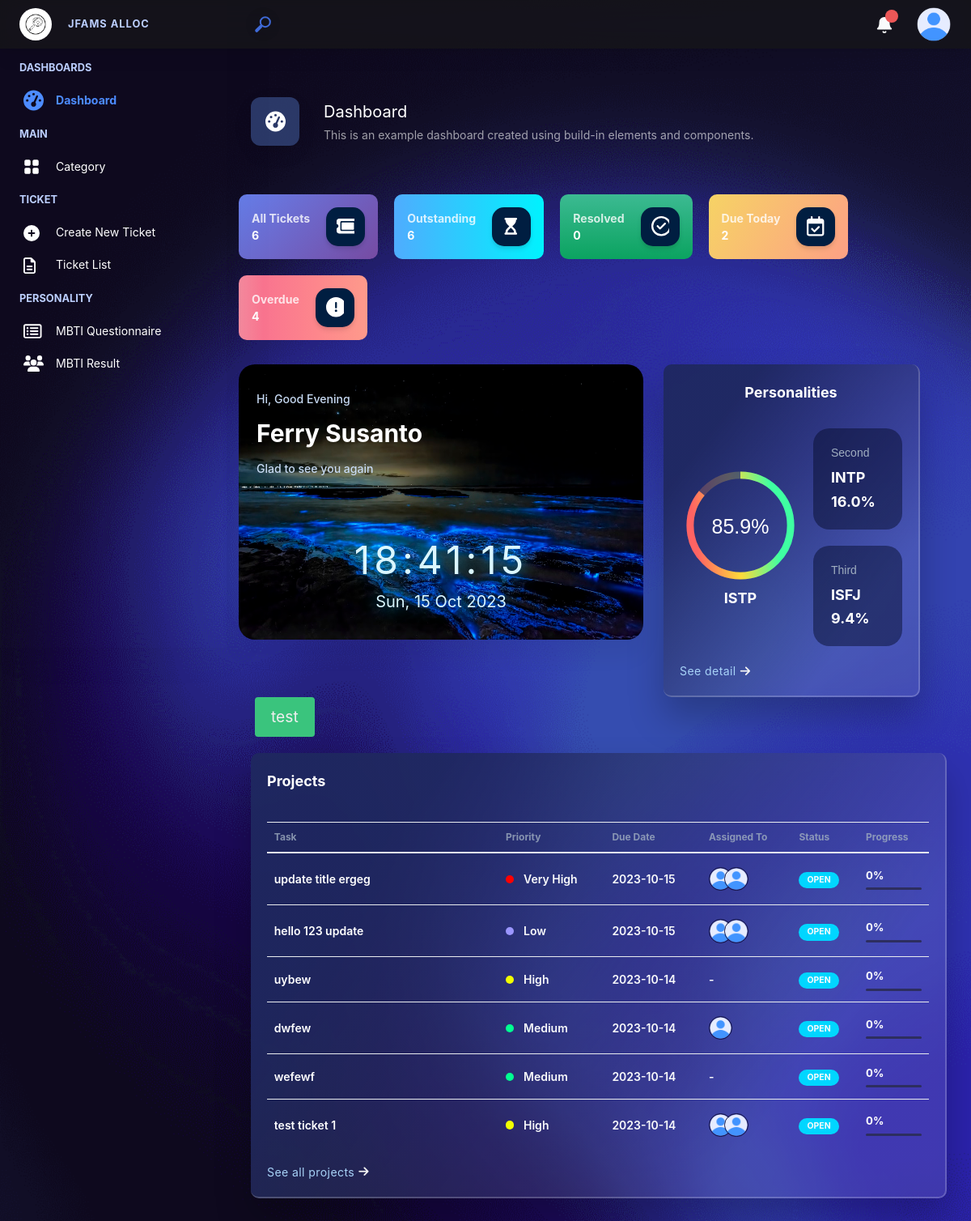
Page / (signed in) on the earlier database version.
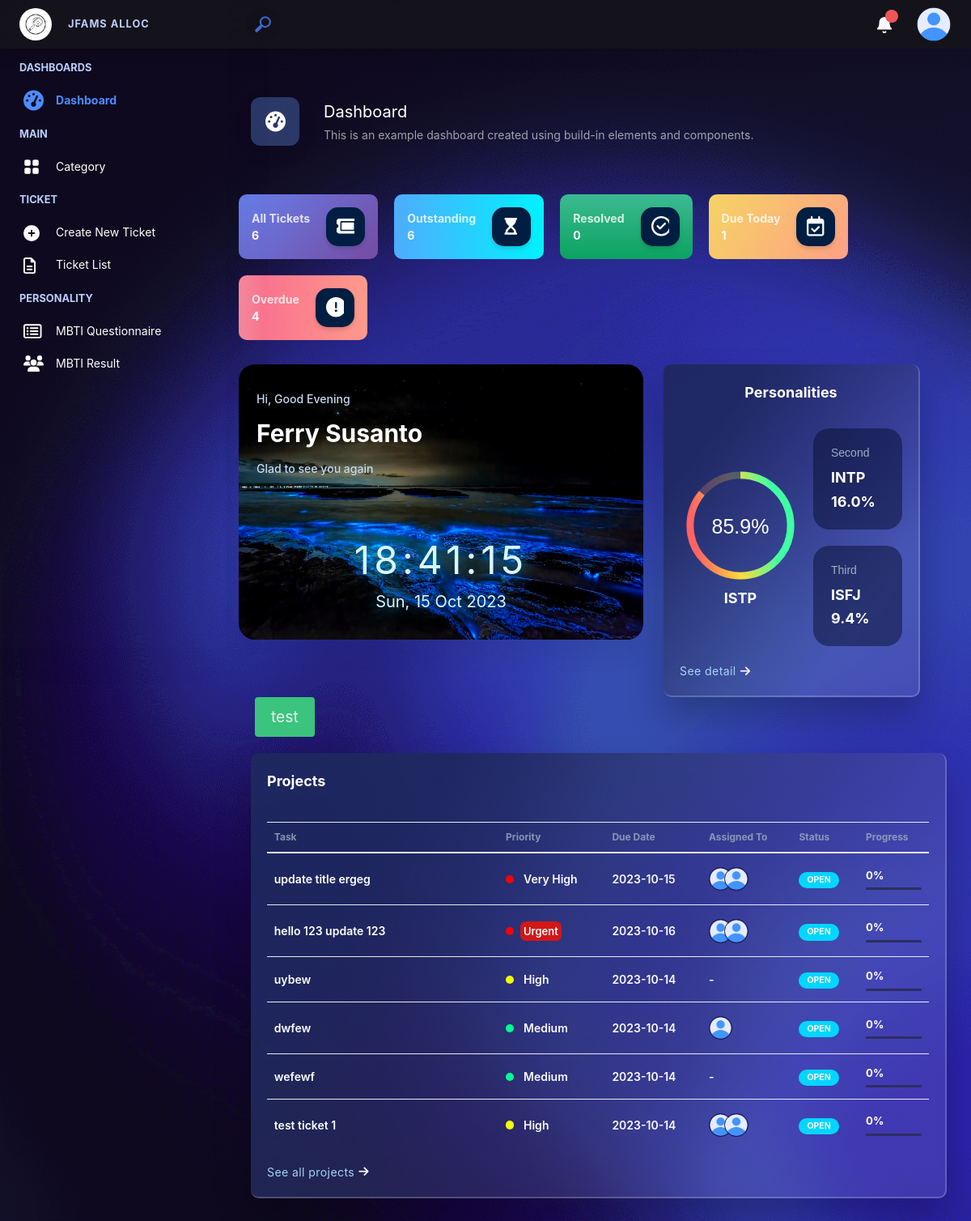
Same page on the later database version.
### capstone/models.py (models this page shows, shortened)
class Ticket(models.Model):
    ticket_title = models.CharField(max_length=80)
    description = models.TextField()
    category = models.ForeignKey(Category, on_delete=models.CASCADE, related_name="ticket_category", null=True)
    priority = models.IntegerField(default=1, choices=PRIORITY)
    requester = models.ForeignKey(User, on_delete=models.CASCADE, related_name="requester")
    watcher = models.ManyToManyField(User, related_name="watcher", blank=True, null=True)
    assigned_to = models.ManyToManyField(User, related_name="assigned_to_user", blank=True, null=True)
    status = models.IntegerField(default=0)
    due_date = models.DateField(blank=True, null=True)
    is_finished = models.BooleanField(default=False)
    create_date = models.DateTimeField(blank=True, null=True)
    modify_date = models.DateTimeField(blank=True, null=True)
    def ticket_title_slug(self):
        return self.ticket_title.replace(' ', '-')

### capstone/views.py (the view)
# urls.py: path("", views.index, name="index"),
@login_required
def index(request):
    allTicket = 0
    outstanding = 0
    resolved = 0
    dueToday = 0
    overdue = 0
    userId = request.user.id
    try:
        user = User.objects.get(pk=userId)
    except User.DoesNotExist:
        user = ""
    if user.is_manager:
        tickets = getTickets("outstanding", True)
        allTicket = getTickets("all", True)
        resolved = getTickets("resolved", True)
        dueToday = getTickets("due_today", True)
        overdue = getTickets("overdue", True)
    else:
        tickets = getTickets("outstanding", False, userId)
        allTicket = getTickets("all", False, userId)
        resolved = getTickets("resolved", False, userId)
        dueToday = getTickets("due_today", False, userId)
        overdue = getTickets("overdue", False, userId)
    outstanding = len(tickets)
    mbtiRes = MBTIResult.objects.filter(user=request.user.id).order_by('-create_date')[:3]
    notifications = Notification.objects.filter(send_to=userId)
    return render(request, "capstone/dashboard/index.html", {
        "personalities": mbtiRes,
        "tickets": tickets.order_by('-create_date'),
        "priority": "aaa",
        "allTicket" : len(allTicket),
        "outstanding" : outstanding,
        "resolved" : len(resolved),
        "dueToday" : len(dueToday),
        "overdue" : len(overdue),
        "notifications": notifications,
        "iconTitle": ICONS[0],
        "titleHeader": "Dashboard",
        "subTitleHeader": "This is an example dashboard created using build-in elements and components."
    })

### capstone/templatetags/custom_filter.py (called while the page is built)
@register.filter
def getPriority(value):
    value = priority.get(value)
    return value

@register.filter
def removeHypens(value):
    newValue = priority.get(value)
    return newValue.replace("-", " ").replace("pr", "")

@register.filter
def getStatus(value):
    return status.get(value)[0]

@register.filter
def getCSSStatus(value):
    return status.get(value)[1]

@register.filter
def showProgress(value):
    return progress.get(value)

### capstone/templates/capstone/dashboard/index.html (shortened to what the changed rows need)
{% extends "capstone/layout.html" %}
{% load custom_filter %}
{% block body %}
    {% include "capstone/dashboard/ticket-card.html" %}
    {% include "capstone/dashboard/project.html" %}
{% endblock %}

### capstone/templates/capstone/dashboard/project.html (shortened to what the changed rows need)
{% load custom_filter %}
<div class="container-card dash-card mt20 mb50">
    <div style="padding: 20px;">
        <div class="app-card__body">
            <table class="table">
                <thead>
                    <tr>
                        <th class="table-th-header" scope="col" style="width:35%;">Task</th>
                        <th class="table-th-header" scope="col">Priority</th>
                        <th class="table-th-header" scope="col">Due Date</th>
                        <th class="table-th-header" scope="col">Assigned To</th>
                        <th class="table-th-header" scope="col">Status</th>
                        <th class="table-th-header" scope="col">Progress</th>
                    </tr>
                </thead>
                <tbody>
                    {% for ticket in tickets %}
                    <tr>
                        <td style="font-size: 0.875rem; font-weight: 600;">
                            <a href="{% url 'ticket_detail' ticket.id ticket.ticket_title_slug %}" style="display: -webkit-box;
                            overflow: hidden;
                            -webkit-line-clamp: 2;
                            -webkit-box-orient: vertical;
                            white-space: pre-wrap;" data-toggle="tooltip" data-title="{{ticket.ticket_title}}">{{ ticket.ticket_title }}</a>
                        </td>
                        <td style="font-size: 0.875rem; text-transform: capitalize; font-weight: 600;">
                            <i class="cc-priority {{ticket.priority|getPriority}}"></i>
                            <span>{{ ticket.priority|removeHypens }}</span>
                        </td>
                        <td style="font-size: 0.875rem; text-transform: capitalize; font-weight: 600;">
                            {% if ticket.due_date %}
                                {{ ticket.due_date|date:"Y-m-d" }}
                            {% else %}
                                -
                            {% endif %}
                        </td>
                        <td>
                            <div class="css-xgstl5">
                                {% if ticket.assigned_to.all %}
                                    {% for user in ticket.assigned_to.all %}
                                    <div class="css-1wdn32l" data-toggle="tooltip" data-title="{{user.username}}">
                                        {% if user.img_profile %}
                                        <img  class="rounded-circle css-u226zh" src="/static/{{user.img_profile}}" alt="">
                                        {% else %}
                                        <img  class="rounded-circle css-u226zh" src="/static/images/user-icon.png" alt="">
                                        {% endif %}
                                    </div>
                                    {% endfor %}
                                {% else %}
                                <div style="font-size: 0.875rem; text-transform: capitalize; font-weight: 600; color: #fff;">-</div>
                                {% endif %}
                            </div>
                        </td>
                        <td style="font-size: 0.875rem; text-transform: capitalize; font-weight: 600;">
                            <span class="badge rounded-pill {{ ticket.status|getCSSStatus }}">{{ ticket.status|getStatus }}</span>
                        </td>
                        <td>
                            <div style="display: flex; flex-direction: column; gap: 5px;">
                                <div class="txt-progress">{{ ticket.status|showProgress }}%</div>
                                <div class="css-17451yp MuiLinearProgress-bar skill-bar ">
                                </div>
                            </div>
                        </td>
                    </tr>
                    {% endfor %}
                </tbody>
            </table>
        </div>
    </div>
</div>

Differences in the rows shown:
changed Ticket: ticket_title "hello 123 update" → "hello 123 update 123"; priority 1 → 5 (drawn); priority|removeHypens "Low" → "Urgent"; due_date "2023-10-15" → "2023-10-16"
Other differences:
{{ dueToday }}: "2" → "1"
